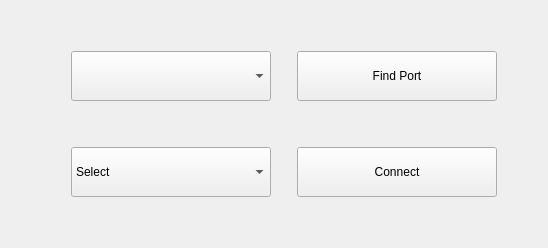
      <widget class="QWidget" name="Settings">
       <attribute name="icon">
        <iconset resource="ESP_Resource.qrc">
         <normaloff>:/Icons/Icons/setting.png</normaloff>:/Icons/Icons/setting.png</iconset>
       </attribute>
       <attribute name="title">
        <string>Settings</string>
       </attribute>
       <layout class="QGridLayout" name="gridLayout_8">
        <item row="0" column="1">
         <spacer name="verticalSpacer_11">
          <property name="orientation">
           <enum>Qt::Vertical</enum>
          </property>
          <property name="sizeHint" stdset="0">
           <size>
            <width>20</width>
            <height>40</height>
           </size>
          </property>
         </spacer>
        </item>
        <item row="1" column="0">
         <spacer name="horizontalSpacer_7">
          <property name="orientation">
           <enum>Qt::Horizontal</enum>
          </property>
          <property name="sizeType">
           <enum>QSizePolicy::Fixed</enum>
          </property>
          <property name="sizeHint" stdset="0">
           <size>
            <width>60</width>
            <height>20</height>
           </size>
          </property>
         </spacer>
        </item>
        <item row="1" column="4">
         <spacer name="horizontalSpacer_8">
          <property name="orientation">
           <enum>Qt::Horizontal</enum>
          </property>
          <property name="sizeType">
           <enum>QSizePolicy::Fixed</enum>
          </property>
          <property name="sizeHint" stdset="0">
           <size>
            <width>40</width>
            <height>20</height>
           </size>
          </property>
         </spacer>
        </item>
        <item row="1" column="2">
         <spacer name="horizontalSpacer_9">
          <property name="orientation">
           <enum>Qt::Horizontal</enum>
          </property>
          <property name="sizeType">
           <enum>QSizePolicy::Fixed</enum>
          </property>
          <property name="sizeHint" stdset="0">
           <size>
            <width>20</width>
            <height>20</height>
           </size>
          </property>
         </spacer>
        </item>
        <item row="3" column="3">
         <widget class="QPushButton" name="connectButton">
          <property name="sizePolicy">
           <sizepolicy hsizetype="Fixed" vsizetype="Fixed">
            <horstretch>0</horstretch>
            <verstretch>0</verstretch>
           </sizepolicy>
          </property>
          <property name="minimumSize">
           <size>
            <width>200</width>
            <height>50</height>
           </size>
          </property>
          <property name="text">
           <string>Connect</string>
          </property>
          <property name="icon">
           <iconset resource="ESP_Resource.qrc">
            <normaloff>:/Icons/Icons/connect.png</normaloff>:/Icons/Icons/connect.png</iconset>
          </property>
          <property name="iconSize">
           <size>
            <width>32</width>
            <height>32</height>
           </size>
          </property>
         </widget>
        </item>
        <item row="4" column="1">
         <spacer name="verticalSpacer_10">
          <property name="orientation">
           <enum>Qt::Vertical</enum>
          </property>
          <property name="sizeHint" stdset="0">
           <size>
            <width>20</width>
            <height>40</height>
           </size>
          </property>
         </spacer>
        </item>
        <item row="3" column="1">
         <widget class="QComboBox" name="baudcomboBox">
          <property name="sizePolicy">
           <sizepolicy hsizetype="Fixed" vsizetype="Fixed">
            <horstretch>0</horstretch>
            <verstretch>0</verstretch>
           </sizepolicy>
          </property>
          <property name="minimumSize">
           <size>
            <width>200</width>
            <height>50</height>
           </size>
          </property>
          <item>
           <property name="text">
            <string>Select</string>
           </property>
          </item>
          <item>
           <property name="text">
            <string>300</string>
           </property>
          </item>
          <item>
           <property name="text">
            <string>600</string>
           </property>
          </item>
          <item>
           <property name="text">
            <string>1200</string>
           </property>
          </item>
          <item>
           <property name="text">
            <string>2400</string>
           </property>
          </item>
          <item>
           <property name="text">
            <string>4800</string>
           </property>
          </item>
          <item>
           <property name="text">
            <string>9600</string>
           </property>
          </item>
          <item>
           <property name="text">
            <string>19200</string>
           </property>
          </item>
          <item>
           <property name="text">
            <string>38400</string>
           </property>
          </item>
          <item>
           <property name="text">
            <string>57600</string>
           </property>
          </item>
          <item>
           <property name="text">
            <string>115200</string>
           </property>
          </item>
         </widget>
        </item>
        <item row="1" column="3">
         <widget class="QPushButton" name="findButton">
          <property name="sizePolicy">
           <sizepolicy hsizetype="Fixed" vsizetype="Fixed">
            <horstretch>0</horstretch>
            <verstretch>0</verstretch>
           </sizepolicy>
          </property>
          <property name="minimumSize">
           <size>
            <width>200</width>
            <height>50</height>
           </size>
          </property>
          <property name="text">
           <string>Find Port</string>
          </property>
          <property name="icon">
           <iconset resource="ESP_Resource.qrc">
            <normaloff>:/Icons/Icons/find.png</normaloff>:/Icons/Icons/find.png</iconset>
          </property>
          <property name="iconSize">
           <size>
            <width>32</width>
            <height>32</height>
           </size>
          </property>
         </widget>
        </item>
        <item row="1" column="1">
         <widget class="QComboBox" name="portComboBox">
          <property name="sizePolicy">
           <sizepolicy hsizetype="Fixed" vsizetype="Fixed">
            <horstretch>0</horstretch>
            <verstretch>0</verstretch>
           </sizepolicy>
          </property>
          <property name="minimumSize">
           <size>
            <width>200</width>
            <height>50</height>
           </size>
          </property>
         </widget>
        </item>
        <item row="2" column="1">
         <spacer name="verticalSpacer_12">
          <property name="orientation">
           <enum>Qt::Vertical</enum>
          </property>
          <property name="sizeHint" stdset="0">
           <size>
            <width>20</width>
            <height>40</height>
           </size>
          </property>
         </spacer>
        </item>
       </layout>
      </widget>
